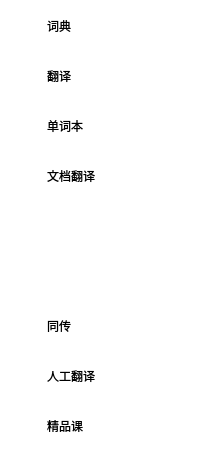
   <widget class="QGroupBox" name="groupBox">
    <property name="geometry">
     <rect>
      <x>0</x>
      <y>140</y>
      <width>200</width>
      <height>451</height>
     </rect>
    </property>
    <property name="styleSheet">
     <string notr="true">QGroupBox{
	
	background-color: transparent;
	border:none;

}</string>
    </property>
    <property name="title">
     <string/>
    </property>
    <widget class="QPushButton" name="button_dict">
     <property name="geometry">
      <rect>
       <x>2</x>
       <y>0</y>
       <width>200</width>
       <height>52</height>
      </rect>
     </property>
     <property name="autoFillBackground">
      <bool>false</bool>
     </property>
     <property name="styleSheet">
      <string notr="true">QPushButton{
	padding-left:45px;
	text-align:left;
	background-color: transparent;
	border:none;

}

QPushButton::checked{
    color:#f00;
    background-color:#F1E7E6;
    border:none;
}


QPushButton::hover{
    color:#f00;
	
    border:none;
    }</string>
     </property>
     <property name="text">
      <string>词典</string>
     </property>
     <property name="icon">
      <iconset>
       <disabledon>:/images/dict-hover.png</disabledon>
       <activeoff>:/images/dict.png</activeoff>
       <activeon>:/images/dict-hover.png</activeon>
       <selectedoff>:/images/dict.png</selectedoff>
      </iconset>
     </property>
     <property name="checkable">
      <bool>true</bool>
     </property>
     <property name="checked">
      <bool>false</bool>
     </property>
    </widget>
    <widget class="QPushButton" name="button_interpret">
     <property name="geometry">
      <rect>
       <x>2</x>
       <y>300</y>
       <width>200</width>
       <height>52</height>
      </rect>
     </property>
     <property name="styleSheet">
      <string notr="true">QPushButton{
	padding-left:45px;
	text-align:left;
	background-color: transparent;
	border:none;

}

QPushButton::checked{
    color:#f00;
    background-color:#F1E7E6;
    border:none;
}


QPushButton::hover{
    color:#f00;
	
    border:none;
    }</string>
     </property>
     <property name="text">
      <string>同传</string>
     </property>
     <property name="icon">
      <iconset>
       <selectedoff>:/images/tc.png</selectedoff>
       <selectedon>:/images/tc-hover.png</selectedon>
      </iconset>
     </property>
     <property name="checkable">
      <bool>true</bool>
     </property>
    </widget>
    <widget class="QPushButton" name="button_doc">
     <property name="geometry">
      <rect>
       <x>2</x>
       <y>150</y>
       <width>200</width>
       <height>52</height>
      </rect>
     </property>
     <property name="styleSheet">
      <string notr="true">QPushButton{
	padding-left:45px;
	text-align:left;
	background-color: transparent;
	border:none;

}

QPushButton::checked{
    color:#f00;
    background-color:#F1E7E6;
    border:none;
}


QPushButton::hover{
    color:#f00;
	
    border:none;
    }</string>
     </property>
     <property name="text">
      <string>文档翻译</string>
     </property>
     <property name="icon">
      <iconset>
       <selectedoff>:/images/doc.png</selectedoff>
       <selectedon>:/images/doc-hover.png</selectedon>
      </iconset>
     </property>
     <property name="checkable">
      <bool>true</bool>
     </property>
    </widget>
    <widget class="QPushButton" name="button_tran">
     <property name="geometry">
      <rect>
       <x>2</x>
       <y>50</y>
       <width>200</width>
       <height>52</height>
      </rect>
     </property>
     <property name="styleSheet">
      <string notr="true">QPushButton{
	padding-left:45px;
	text-align:left;
	background-color: transparent;
	border:none;

}

QPushButton::checked{
    color:#f00;
    background-color:#F1E7E6;
    border:none;
}


QPushButton::hover{
    color:#f00;
	
    border:none;
    }</string>
     </property>
     <property name="text">
      <string>翻译</string>
     </property>
     <property name="icon">
      <iconset>
       <selectedoff>:/images/trans.png</selectedoff>
       <selectedon>:/images/trans-hover.png</selectedon>
      </iconset>
     </property>
     <property name="checkable">
      <bool>true</bool>
     </property>
    </widget>
    <widget class="QPushButton" name="button_person">
     <property name="geometry">
      <rect>
       <x>2</x>
       <y>350</y>
       <width>200</width>
       <height>52</height>
      </rect>
     </property>
     <property name="styleSheet">
      <string notr="true">QPushButton{
	padding-left:45px;
	text-align:left;
	background-color: transparent;
	border:none;

}

QPushButton::checked{
    color:#f00;
    background-color:#F1E7E6;
    border:none;
}


QPushButton::hover{
    color:#f00;
	
    border:none;
    }</string>
     </property>
     <property name="text">
      <string>人工翻译</string>
     </property>
     <property name="icon">
      <iconset>
       <selectedoff>:/images/manual-trans.png</selectedoff>
       <selectedon>:/images/manual-trans-hover.png</selectedon>
      </iconset>
     </property>
     <property name="checkable">
      <bool>true</bool>
     </property>
    </widget>
    <widget class="QPushButton" name="button_note">
     <property name="geometry">
      <rect>
       <x>2</x>
       <y>100</y>
       <width>200</width>
       <height>52</height>
      </rect>
     </property>
     <property name="styleSheet">
      <string notr="true">QPushButton{
	padding-left:45px;
	text-align:left;
	background-color: transparent;
	border:none;

}

QPushButton::checked{
    color:#f00;
    background-color:#F1E7E6;
    border:none;
}


QPushButton::hover{
    color:#f00;
	
    border:none;
    }</string>
     </property>
     <property name="text">
      <string>单词本</string>
     </property>
     <property name="icon">
      <iconset>
       <selectedoff>:/images/wb.png</selectedoff>
       <selectedon>:/images/wb-hover.png</selectedon>
      </iconset>
     </property>
     <property name="checkable">
      <bool>true</bool>
     </property>
    </widget>
    <widget class="QPushButton" name="button_class">
     <property name="geometry">
      <rect>
       <x>2</x>
       <y>400</y>
       <width>200</width>
       <height>52</height>
      </rect>
     </property>
     <property name="styleSheet">
      <string notr="true">QPushButton{
	padding-left:45px;
	text-align:left;
	background-color: transparent;
	border:none;

}

QPushButton::checked{
    color:#f00;
    background-color:#F1E7E6;
    border:none;
}


QPushButton::hover{
    color:#f00;
	
    border:none;
    }</string>
     </property>
     <property name="text">
      <string>精品课</string>
     </property>
     <property name="icon">
      <iconset>
       <selectedoff>:/images/course.png</selectedoff>
       <selectedon>:/images/course-hover.png</selectedon>
      </iconset>
     </property>
     <property name="checkable">
      <bool>true</bool>
     </property>
    </widget>
   </widget>
